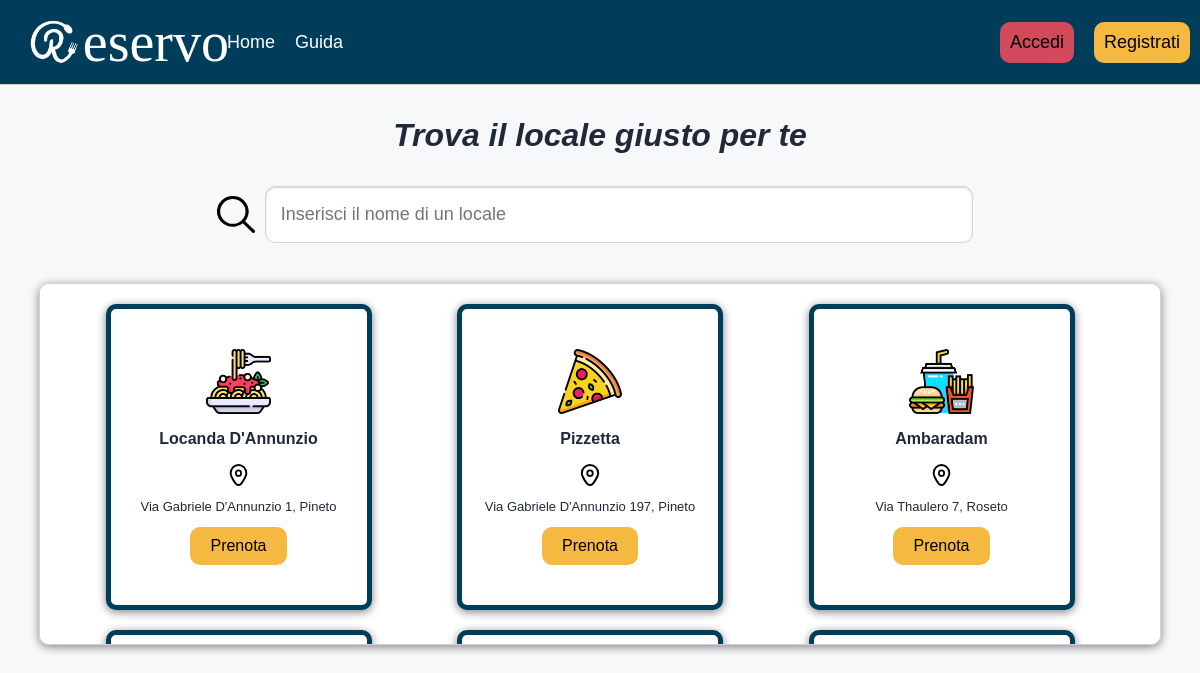
/php/index.php, run on the app's committed database.
### tables this page shows
CREATE TABLE `restaurants` (
  `Id` int(11) NOT NULL AUTO_INCREMENT,
  `Name` varchar(50) DEFAULT NULL,
  `MaxCovers` int(11) DEFAULT NULL,
  `City` varchar(50) DEFAULT NULL,
  `Address` varchar(100) DEFAULT NULL,
  `Type` int(11) DEFAULT NULL,
  `Owner` int(11) DEFAULT NULL,
  PRIMARY KEY (`Id`)
);

### php/index.php (called while the page is built, shortened)
<?php
    $restaurants = null;
    try {
        $connString = "mysql:host=".DBHOST.";dbname=".DBNAME;
        $pdo = new PDO($connString, DBUSER, DBPASS);
        $pdo->setAttribute(PDO::ATTR_ERRMODE, PDO::ERRMODE_EXCEPTION);
        $sql1 = "SELECT * FROM restaurants";
        $result1 = $pdo->query($sql1);
        $restaurants = $result1->fetchAll(PDO::FETCH_ASSOC);
    }
    catch (PDOException $e) {
        error_log($e->getMessage());
        header("Location: ../html/error.html");
        exit;
    }
    include "views/home.php";
?>

### php/views/home.php (the view, shortened to what this page needs)
<!DOCTYPE html>
<html lang="it">
    <head>
        <link rel="stylesheet" href="../css/fonts.css">
        <link rel="stylesheet" href="../css/header.css">
        <link rel="stylesheet" href="../css/home.css">
    </head>
    <body id="homeBody" onload="init()">
        <header id="homeHeader">
            <div class="headSx">
                <div id="logo">
                    <img src="../images/logo.png" class="logo" alt="logo">
                    <a class="name">eservo</a>
                </div>
                <a class="homepage" href="index.php">Home</a>
                <a class="homepage" href="../html/guide.html">Guida</a>
            </div>
            <?php if (isset($_SESSION['UID'])): ?>
                <div class="logBar">
                    <p class="session"><?= "Bentornato " . htmlspecialchars($_SESSION['Name']) ?></p>
                    <a href="#reservations" class="navLink">Le mie prenotazioni</a>
                    <a class="logout" href="logout.php">Esci</a>
                </div>
            <?php else: ?>
                <div class="headDx">
                    <a class="login" href="login.php">Accedi</a>
                    <a class="register" href="register.php">Registrati</a>
                </div>
            <?php endif; ?>
        </header>
        <p id="title">Trova il locale giusto per te</p>
        <div id="bodyContainer">
            <div id="restContainer">
                <div id="searchContainer">
                    <img src="../images/search.svg" class="search" alt="ricerca">
                    <input type="text" id="search" placeholder="Inserisci il nome di un locale">
                </div>
                <div id="restSection">
                    <?php if (empty($restaurants)): ?>
                        <p>Nessun ristorante presente.</p>
                    <?php else: ?>
                    <?php foreach ($restaurants as $restaurant): ?>
                        <div class="restPanel" id=<?= htmlspecialchars($restaurant['Id']) ?>>
                                <?php
                                    switch($restaurant['Type']) {
                                        case 0:
                                            echo '<img src="../images/pizza.png" class="kitchen" alt="type">';
                                            break;
                                        case 1:
                                            echo '<img src="../images/spaghetti.png" class="kitchen" alt="type">';
                                            break;
                                        case 2:
                                            echo '<img src="../images/sushi.png" class="kitchen" alt="type">';
                                            break;
                                        case 3:
                                            echo '<img src="../images/fast-food.png" class="kitchen" alt="type">';
                                            break;
                                        case 4:
                                            echo '<img src="../images/steak.png" class="kitchen" alt="type">';
                                            break;
                                        case 5:
                                            echo '<img src="../images/fish.png" class="kitchen" alt="type">';
                                    }
                                ?>
                                <p class="resName"><?= $restaurant['Name'] ?></p>
                                <img src="../images/marker.svg" class="marker" alt="address">
                                <p class="address"><?= $restaurant['Address'] . ", " . $restaurant['City'] ?></p>
                                <?php if (isset($_SESSION['UID'])): ?>
                                    <button class="panelButton" onclick="setResId(<?= htmlspecialchars($restaurant['Id']) ?>)">Prenota</button>
                                <?php else: ?>
                                    <a class="panelLink" href="login.php">Prenota</a>
                                <?php endif; ?>
                        </div>
                    <?php endforeach; ?>
                    <?php endif; ?>
                </div>
            </div>
        </div>
    </body>
</html>

### css/header.css (style rules this page uses)
header { display: flex; justify-content: space-between; align-items: center; padding: 10px; background-color: #003d5b; border-bottom: 1px solid lightgray; }
.login { padding: 10px; font-size: large; text-decoration: none; color: black; border-radius: 10px; border: none; background-color: #d1495b; margin-right: 10px; }
.register { padding: 10px; font-size: large; text-decoration: none; color: black; border-radius: 10px; border: none; background-color: #F5B942; }
.logo { width: 27%; }
.headDx { display: flex; align-items: center; gap: 10px; }
.headSx { margin-left: 20px; display: flex; align-items: center; gap: 20px; width: 60%; }
#logo { display: flex; align-items: center; gap: 5px; width: 25%; }
.name { font-size: 3.5em; font-family: 'Parisienne'; color: white; text-decoration: none; cursor: default; }
.homepage { color: white; font-size: large; text-decoration: none; }

### css/home.css (style rules this page uses)
body { background-color: #F7F8FA; color: #1F2937; }
#homeBody { font-family: 'GoogleSans', sans-serif; margin: 0px; }
#title { text-align: center; font-weight: bold; font-style: italic; font-size: xx-large; }
#restContainer { display: flex; flex-direction: column; align-items: center; width: 90%; gap: 40px; }
#bodyContainer { display: flex; justify-content: center; }
#searchContainer { display: flex; align-items: center; width: 70%; gap: 10px; margin-right: 10px; }
#search { height: 2.5em; width: 100%; font-size: large; padding: 5px 15px; border-radius: 10px; border: 1px solid lightgray; box-shadow: inset 0 1px 2px lightgray; }
#restSection { display: flex; flex-wrap: wrap; justify-content: space-evenly; gap: 20px; width: 100%; height: 20em; padding: 20px; margin-bottom: 30px; border-radius: 10px; border: 1px solid lightgray; box-shadow: 0 2px 10px gray; background-color: white; overflow-y: scroll; }
.restPanel { display: flex; flex-direction: column; justify-content: center; align-items: center; width: 20%; height: 80%; padding: 20px; border-radius: 10px; border: 5px solid #003d5b; box-shadow:0 2px 10px gray; background-color: white; margin-right: 20px; }
.search { width: 5%; }
.kitchen { width: 30%; }
.marker { width: 10%; }
.panelLink { background-color: #F5B942; border-radius: 10px; padding: 10px 20px; text-decoration: none; color: black; }
.resName { font-weight: bold; }
.address { font-size: small; }

### data on the page
restaurants: Type 1 (drawn), Name "Locanda D'Annunzio", Address "Via Gabriele D'Annunzio 1", City "Pineto", shows "Prenota"
restaurants: Type 0 (drawn), Name "Pizzetta", Address "Via Gabriele D'Annunzio 197", City "Pineto", shows "Prenota"
restaurants: Type 3 (drawn), Name "Ambaradam", Address "Via Thaulero 7", City "Roseto", shows "Prenota"
